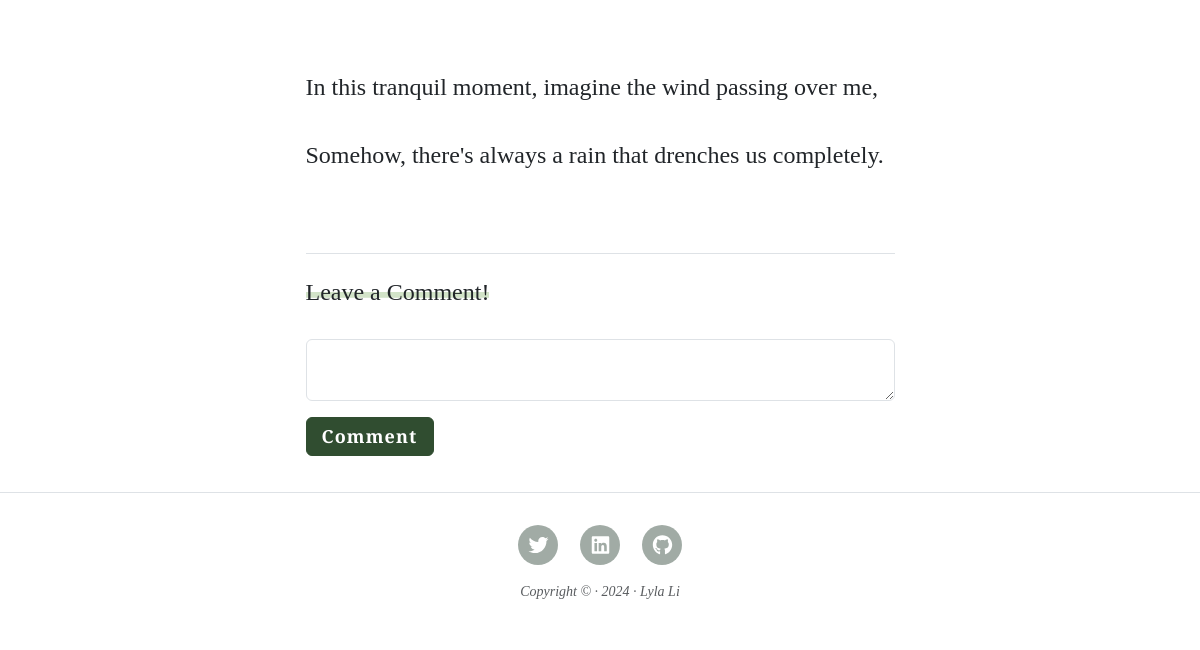
Page /post/5 (lower part) on the earlier database version.
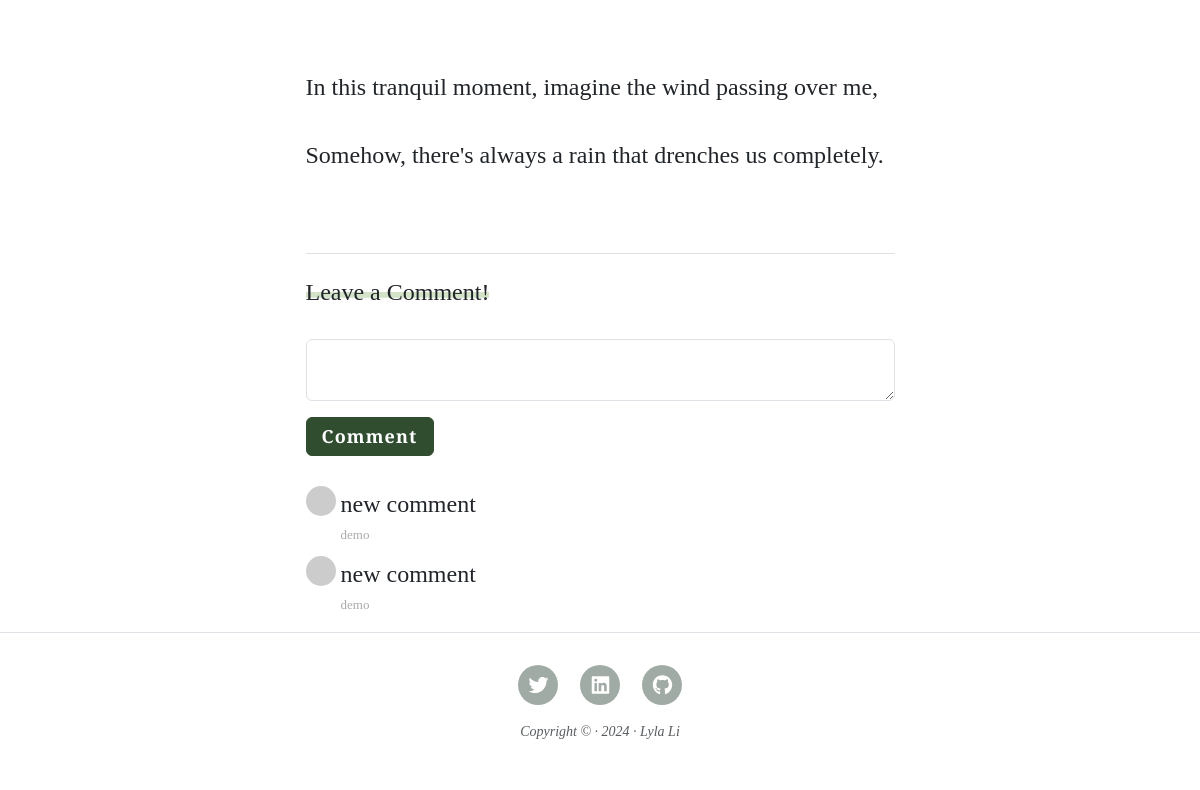
Same page on the later database version.
### main.py (models this page shows, shortened)
class Comment(db.Model):
    __tablename__ = 'comments'
    id = db.Column(db.Integer, primary_key=True)
    body = db.Column(db.Text, nullable=False)
    author_id = db.Column(db.Integer, db.ForeignKey('users.id'))
    comment_author = relationship("User", back_populates="comments")
    post_id = db.Column(db.Integer, db.ForeignKey('posts.id'))
    parent_post = relationship("Post", back_populates="comments")

class User(db.Model, UserMixin):
    __tablename__ = 'users'
    id = db.Column(db.Integer, primary_key=True)
    username = db.Column(db.String(100), nullable=False)
    email = db.Column(db.String(100), unique=True, nullable=False)
    password = db.Column(db.String(100), nullable=False)
    is_admin = db.Column(db.Boolean, default=False)  # admin flag
    posts = relationship("Post", back_populates="author")
    comments = relationship("Comment", back_populates="comment_author")

### main.py (the view, shortened to what this page needs)
@app.route("/post/<int:post_id>", methods=['POST', 'GET'])
def get_post(post_id):
    form = CommentForm()
    post = Post.query.get_or_404(post_id)
    return render_template("post.html", post=post, form=form, gravatar_url=gravatar_url)

### forms.py
class CommentForm(FlaskForm):
    comment = CKEditorField('', validators=[DataRequired()])
    submit = SubmitField('Comment')

### main.py (called while the page is built)
def gravatar_url(email, size=100, rating='g', default='retro', force_default=False):
    hash_value = md5(email.lower().encode('utf-8')).hexdigest()
    return f"https://www.gravatar.com/avatar/{hash_value}?s={size}&d={default}&r={rating}&f={force_default}"

### templates/post.html (shortened to what this page needs)
{% extends "base.html" %}
{% from "bootstrap5/form.html" import render_form %}
{% block head %}
        <link href="{{ url_for('static', filename = 'css/styles.css') }}" rel="stylesheet">
{% endblock %}
{% block body %}
<article>
  <div class="container px-4 px-lg-5">
    <div class="row gx-4 gx-lg-5 justify-content-center">
      <div class="col-md-10 col-lg-8 col-xl-7">
        {{ post.body|safe }}
        <div class="mt-4 border-top">
        <h4 class="highlight-text d-inline-flex mt-4" id="comment-box">Leave a Comment!</h4>
        {{ render_form(form, novalidate=True, button_map={"submit": "primary"}) }}
        <div class="comment">
          <ul class="commentList">
            {% for comment in post.comments: %}
            <li>
              <div class="commenterImage">
                <img src="{{ gravatar_url(comment.comment_author.email) }}">
              </div>
              <div class="commentText">
                {{comment.body|safe}}
                <span class="sub-text">{{comment.comment_author.username}}</span>
              </div>
            </li>
            {% endfor %}
          </ul>
        </div>
      </div>
      </div>
    </div>
  </div>
</article>
{% endblock %}

Differences in the rows shown:
added Comment: body "new comment", comment_author.username "demo"
added Comment: body "new comment", comment_author.username "demo"
